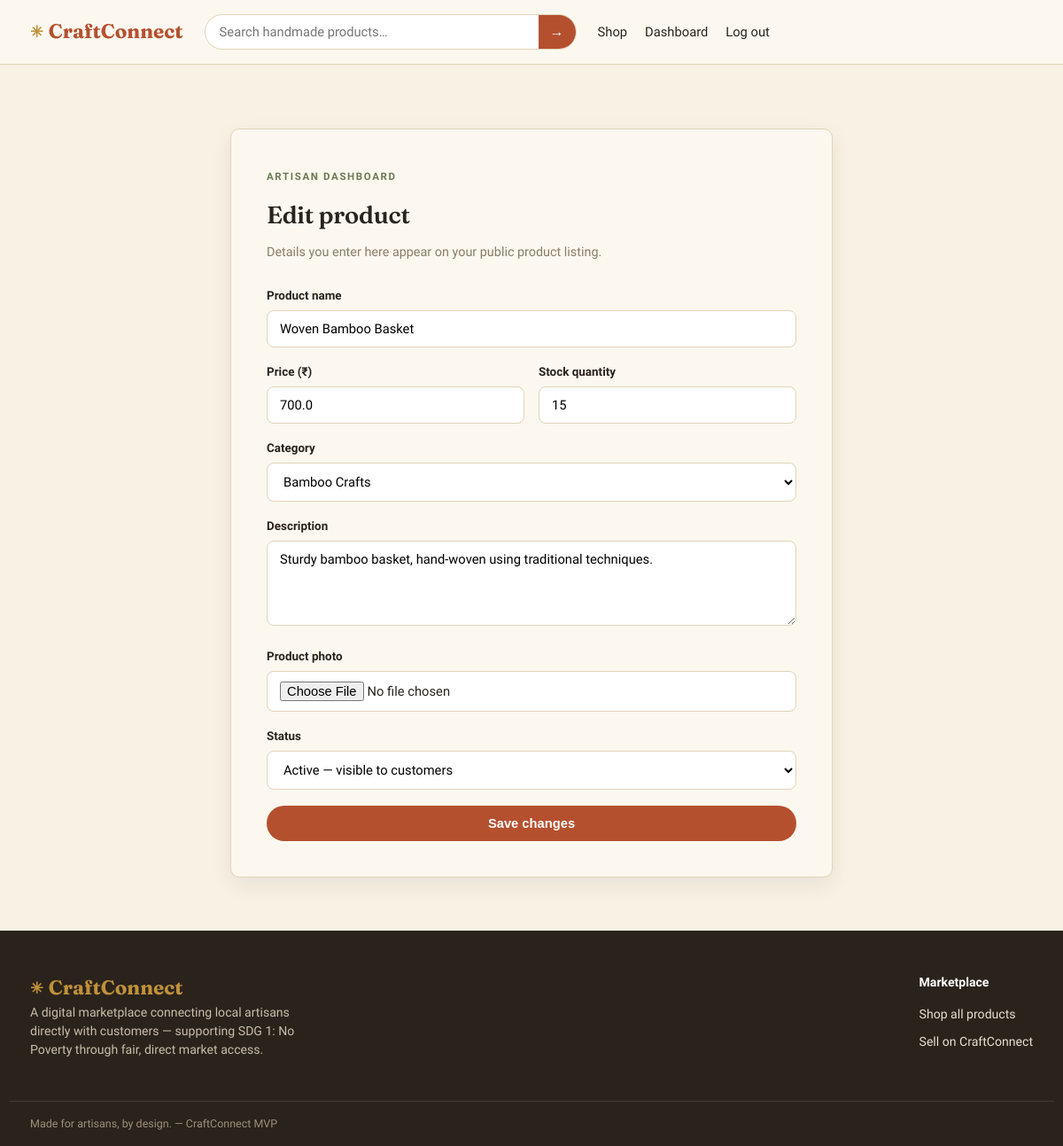
The app's page /artisan/products/edit/2 (signed in) with its own data.
### models.py (models this page shows, shortened)
class Product(db.Model):
    __tablename__ = "products"
    id = db.Column(db.Integer, primary_key=True)
    artisan_id = db.Column(db.Integer, db.ForeignKey("artisans.id"), nullable=False)
    category_id = db.Column(db.Integer, db.ForeignKey("categories.id"), nullable=True)
    name = db.Column(db.String(160), nullable=False)
    description = db.Column(db.Text, default="")
    price = db.Column(db.Float, nullable=False)
    stock = db.Column(db.Integer, default=0)
    image = db.Column(db.String(255), default="")
    status = db.Column(db.String(20), default="active")  # active / inactive
    created_at = db.Column(db.DateTime, default=datetime.utcnow)
    reviews = db.relationship("Review", backref="product", lazy=True)

class Category(db.Model):
    __tablename__ = "categories"
    id = db.Column(db.Integer, primary_key=True)
    name = db.Column(db.String(80), unique=True, nullable=False)
    products = db.relationship("Product", backref="category", lazy=True)

### app.py (the view, shortened to what this page needs)
    @app.route("/artisan/products/edit/<int:product_id>", methods=["GET", "POST"])
    @login_required
    @role_required("artisan")
    def artisan_edit_product(product_id):
        product = Product.query.get_or_404(product_id)
        if product.artisan_id != current_user.artisan_profile.id:
            abort(403)
        categories = Category.query.all()
        return render_template("artisan_add_product.html", categories=categories, product=product)

### templates/artisan_add_product.html (shortened to what this page needs)
{% extends "base.html" %}
{% block content %}
<div class="wrap">
  <div class="form-page form-wide">
    <span class="eyebrow">Artisan dashboard</span>
    <h1>{{ "Edit product" if product else "Add a new product" }}</h1>
    <p class="subtitle">Details you enter here appear on your public product listing.</p>
    <form method="post" enctype="multipart/form-data">
      <div class="field">
        <label for="name">Product name</label>
        <input type="text" id="name" name="name" required value="{{ product.name if product else '' }}">
      </div>
      <div class="field-row">
        <div class="field">
          <label for="price">Price (₹)</label>
          <input type="number" step="1" min="1" id="price" name="price" required value="{{ product.price if product else '' }}">
        </div>
        <div class="field">
          <label for="stock">Stock quantity</label>
          <input type="number" min="0" id="stock" name="stock" required value="{{ product.stock if product else 0 }}">
        </div>
      </div>
      <div class="field">
        <label for="category_id">Category</label>
        <select id="category_id" name="category_id">
          {% for c in categories %}
          <option value="{{ c.id }}" {% if product and product.category_id == c.id %}selected{% endif %}>{{ c.name }}</option>
          {% endfor %}
        </select>
      </div>
      <div class="field">
        <label for="description">Description</label>
        <textarea id="description" name="description" rows="4">{{ product.description if product else '' }}</textarea>
      </div>
      <div class="field">
        <label for="image">Product photo</label>
        <input type="file" id="image" name="image" accept="image/*">
      </div>
      {% if product %}
      <div class="field">
        <label for="status">Status</label>
        <select id="status" name="status">
          <option value="active" {% if product.status == 'active' %}selected{% endif %}>Active — visible to customers</option>
        </select>
      </div>
      {% endif %}
      <button type="submit" class="btn btn-block">{{ "Save changes" if product else "List product" }}</button>
    </form>
  </div>
</div>
{% endblock %}

### static/css/style.css (style rules this page uses)
:root { --clay: #B5502F; --clay-dark: #8F3E23; --ink: #2A231C; --sand: #F1E6D3; --sand-light: #F8F1E4; --card: #FCF8EF; --olive: #6B7A54; --gold: #C1913A; --line: #E1D3B8; --muted: #8A7C68; --success: #4C6B3F; --error: #A83A2C; --font-display: "Fraunces", Georgia, serif; --font-body: "Work Sans", -apple-system, BlinkMacSystemFont, sans-serif; --radius: 10px; --shadow: 0 8px 24px rgba(42, 35, 28, 0.08); }
* { box-sizing: border-box; }
html { scroll-behavior: smooth; }
body { margin: 0; background: var(--sand-light); color: var(--ink); font-family: var(--font-body); line-height: 1.5; -webkit-font-smoothing: antialiased; }
.wrap { max-width: 1180px; margin: 0 auto; padding: 0 24px; }
h1, h2, h3, h4 { font-family: var(--font-display); font-weight: 600; color: var(--ink); margin: 0 0 .4em; letter-spacing: -0.01em; }
p { margin: 0 0 1em; color: #4C4032; }
.btn { display: inline-block; padding: 12px 22px; border-radius: 999px; background: var(--clay); color: #fff !important; font-weight: 600; font-size: .92rem; border: none; cursor: pointer; transition: transform .15s ease, background .15s ease; }
.btn-block { width: 100%; text-align: center; }
.eyebrow { text-transform: uppercase; letter-spacing: .14em; font-size: .72rem; font-weight: 700; color: var(--olive); margin-bottom: 14px; display: inline-block; }
.form-page { max-width: 440px; margin: 56px auto; background: var(--card); border: 1px solid var(--line); border-radius: var(--radius); padding: 40px; box-shadow: var(--shadow); }
.form-wide { max-width: 680px; }
.form-page h1 { font-size: 1.7rem; }
.form-page .subtitle { color: var(--muted); font-size: .9rem; margin-bottom: 28px; }
.field { margin-bottom: 18px; }
.field label { display: block; font-size: .84rem; font-weight: 600; margin-bottom: 6px; }
.field input, .field select, .field textarea { width: 100%; padding: 11px 14px; border: 1px solid var(--line); border-radius: 8px; font-family: var(--font-body); font-size: .92rem; background: #fff; outline: none; }
.field-row { display: grid; grid-template-columns: 1fr 1fr; gap: 16px; }

### records on screen
Product: name "Woven Bamboo Basket", price "700.0", stock "15", category_id "Bamboo Crafts", description "Sturdy bamboo basket, hand-woven using traditional techniques.", status "Active — visible to customers"

### other values on screen
{{ "Edit product" if product else "Add a new product" }} "Edit product"
{{ "Save changes" if product else "List product" }} "Save changes"
